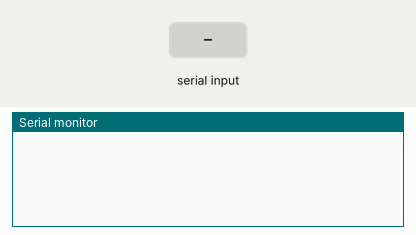
Simulated run of this sketch. Board: Arduino Uno, built with avr-gcc and run on an emulated ATmega328P. Parts: the last lines printed to the serial monitor. The inputs (shaded band) are chosen by the test bench.

Above: at 1.2 s.
1.3 s: "1" received over Serial
At 3.1 s:
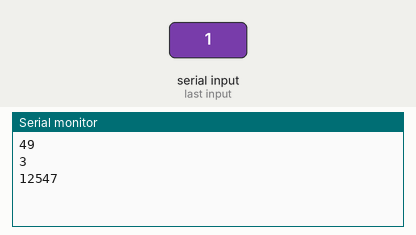
3.8 s: "0" received over Serial
At 5.2 s:
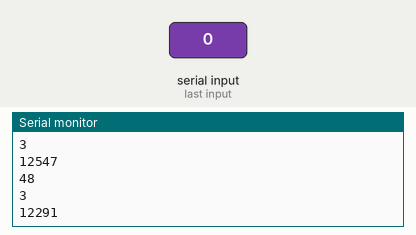
5.3 s: "2" received over Serial
At 7.3 s:
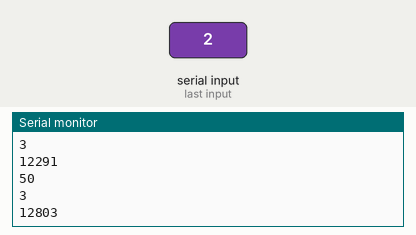
Timing chart, 0 to 8.8 s (numbered marks = the images above; inputs shaded):
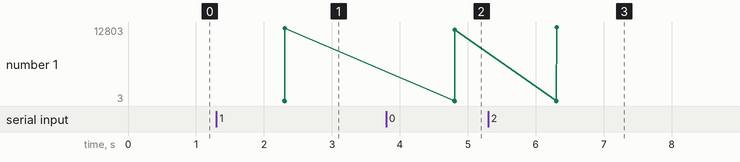

The sketch:

Serial_Receiver.ino
```cpp
void setup() {
  Serial.begin(9600);     // opens serial port, sets data rate to 9600 bps
}

void loop() {
  uint8_t output[3];

  if (Serial.available() > 0) {

    Serial.readBytes(output,2);

    unsigned int converted = output[0] * 256 + output[1];

    Serial.println(output[0]);
    Serial.println(output[1]);
    Serial.println(converted);
  }
}
```

Measured:
- after the input at 1.3 s, the serial monitor: prints a new line after 1.0 s (image 1)
- after the input at 3.8 s, the serial monitor: prints a new line after 1.0 s (image 2)
- after the input at 5.3 s, the serial monitor: prints a new line after 1.0 s (image 3)
- plotted number 1: 12547 → 12291 after the input at 3.8 s, 12291 → 12803 after the input at 5.3 s
